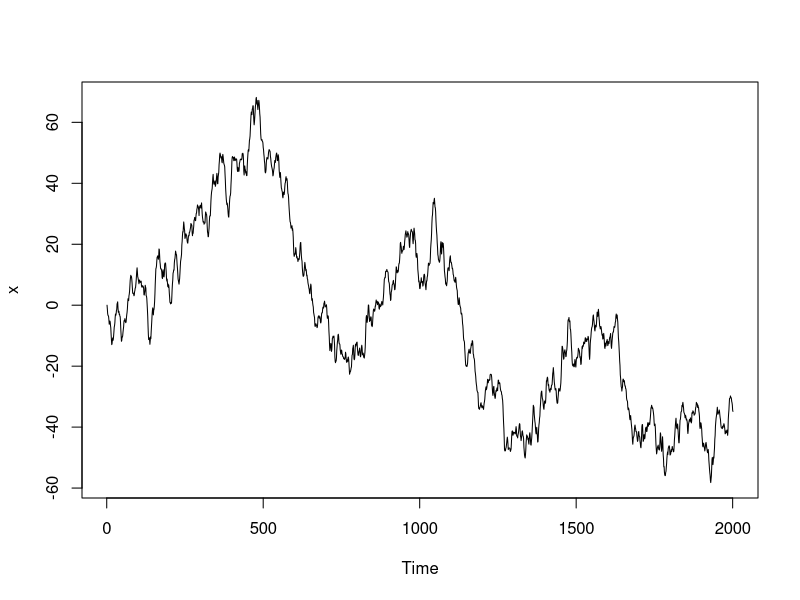
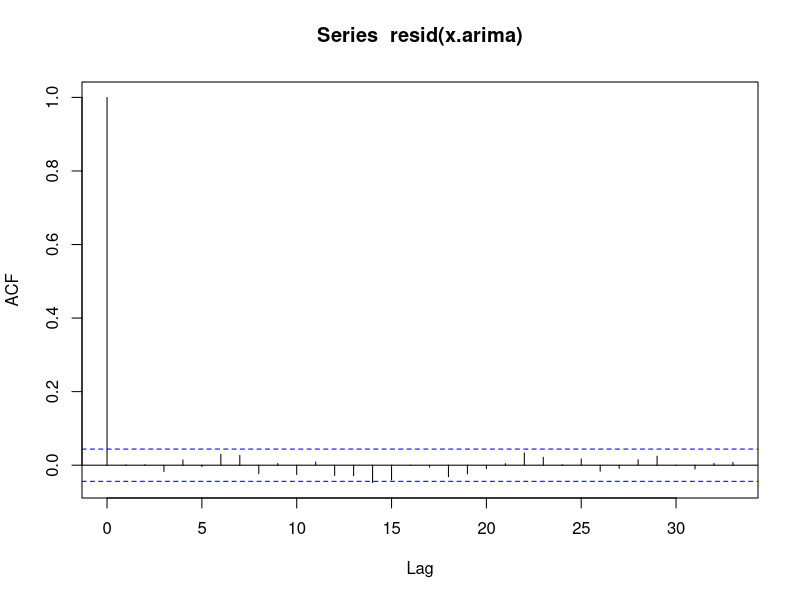

R code for these plots, in order:

set.seed(3)

#simulate an ARIMA process with AR(1),I(1) and MA(1) and the coefficients
x <- arima.sim(n=2000,list(order=c(1,1,1),ar=0.5,ma=0.1))

#plot the generated time series
plot(x)

#let's fit an ARIMA model with order (1,1,1)
x.arima <- arima(x,order=c(1,1,1))
x.arima

#check the confidence intervals
0.4483+c(-1.96,1.96)*0.0341
0.1731+c(-1.96,1.96)*0.0372

#basically no autocorrelation
acf(resid(x.arima))

#Ljung-Box test 
Box.test(resid(x.arima),lag=25,type="Ljung-Box")
